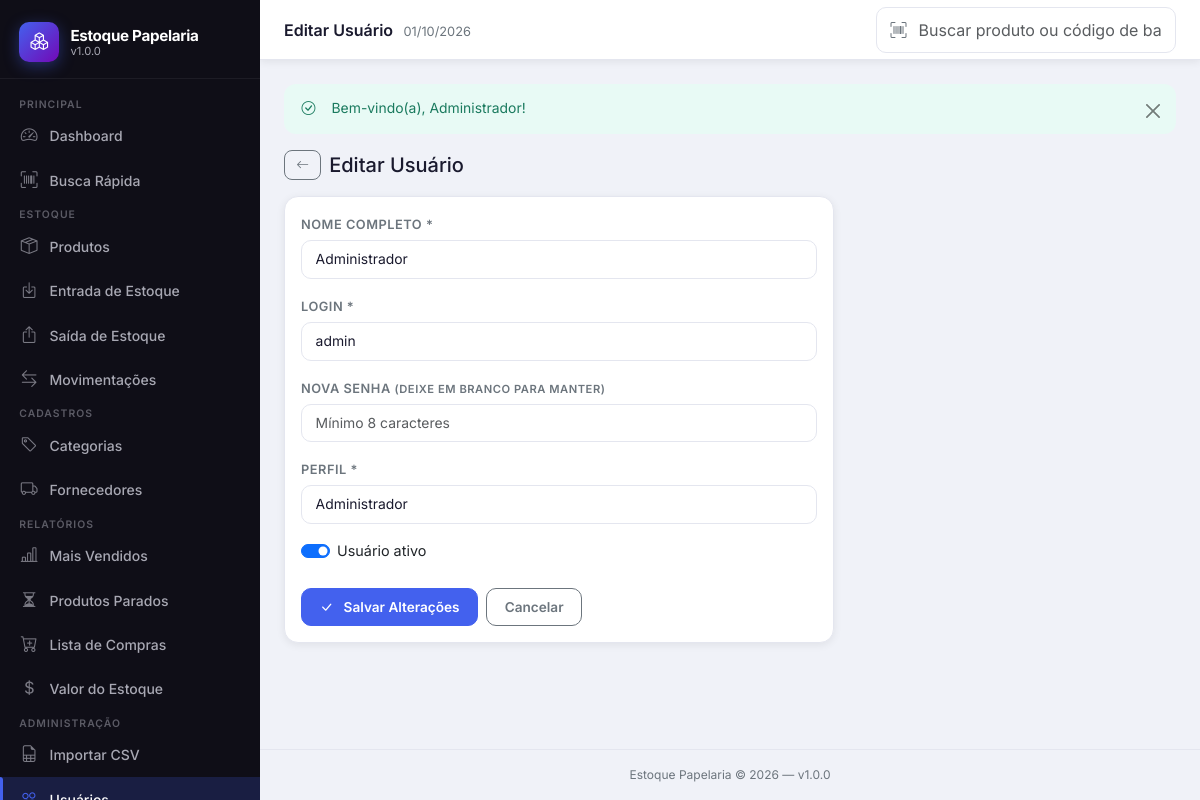
The page /radartechh/estoque/public/usuarios/editar/1 (signed in) on the database its author committed.
### tables this page shows
CREATE TABLE IF NOT EXISTS `usuarios` (
    `id`         INT UNSIGNED AUTO_INCREMENT PRIMARY KEY,
    `nome`       VARCHAR(100)  NOT NULL,
    `login`      VARCHAR(50)   NOT NULL UNIQUE,
    `senha_hash` VARCHAR(255)  NOT NULL,
    `perfil`     ENUM('admin','vendedor') NOT NULL DEFAULT 'vendedor',
    `ativo`      TINYINT(1)   NOT NULL DEFAULT 1,
    `criado_em`  DATETIME     NOT NULL DEFAULT CURRENT_TIMESTAMP,
    INDEX `idx_usuarios_login` (`login`),
    INDEX `idx_usuarios_ativo` (`ativo`)
);

### app/controllers/UsuariosController.php (called while the page is built, shortened)
<?php
require_once dirname(__DIR__) . '/models/UsuarioModel.php';
class UsuariosController
{
    private UsuarioModel $model;
    public function __construct()
    {
        $this->model = new UsuarioModel();
    }
    public function editar(?int $id = null): void
    {
        $usuario = $this->model->buscarPorId($id);
        $tituloPagina = 'Editar Usuário';
        require_once dirname(__DIR__) . '/views/usuarios/form.php';
    }
}

### config/database.php (called while the page is built, shortened)
<?php
function getDB(): PDO
{
    static $pdo = null;
    if ($pdo === null) {
        $dsn = sprintf(
            'mysql:host=%s;dbname=%s;charset=%s',
            DB_HOST,
            DB_NAME,
            DB_CHARSET
        );
        $opcoes = [
            PDO::ATTR_ERRMODE            => PDO::ERRMODE_EXCEPTION,
            PDO::ATTR_DEFAULT_FETCH_MODE => PDO::FETCH_ASSOC,
            PDO::ATTR_EMULATE_PREPARES   => false,
            PDO::MYSQL_ATTR_INIT_COMMAND => "SET NAMES utf8mb4 COLLATE utf8mb4_unicode_ci",
        ];
        try {
            $pdo = new PDO($dsn, DB_USER, DB_PASS, $opcoes);
        } catch (PDOException $e) {
            if (APP_DEBUG) {
                throw $e;
            }
            die('Não foi possível conectar ao banco de dados. Contate o administrador.');
        }
    }
    return $pdo;
}

### app/models/UsuarioModel.php (called while the page is built, shortened)
<?php
class UsuarioModel
{
    private PDO $db;
    public function __construct()
    {
        $this->db = getDB();
    }
    public function buscarPorId(int $id): array|false
    {
        $stmt = $this->db->prepare(
            'SELECT id, nome, login, perfil, ativo, criado_em
               FROM usuarios
              WHERE id = :id
              LIMIT 1'
        );
        $stmt->execute([':id' => $id]);
        return $stmt->fetch();
    }
}

### app/views/usuarios/form.php (the view, shortened to what this page needs)
<?php
$editando    = !empty($usuario);
$dadosSalvos = $_SESSION['form_dados'] ?? [];
$nome   = e($dadosSalvos['nome']   ?? ($usuario['nome']   ?? ''));
$login  = e($dadosSalvos['login']  ?? ($usuario['login']  ?? ''));
$perfil =    $dadosSalvos['perfil'] ?? ($usuario['perfil'] ?? 'vendedor');
$ativo  = isset($dadosSalvos['ativo']) ? (bool)$dadosSalvos['ativo'] : (bool)($usuario['ativo'] ?? true);
$tituloPagina = $tituloPagina ?? ($editando ? 'Editar Usuário' : 'Novo Usuário');
require_once dirname(__DIR__) . '/layouts/header.php';
?>
<div class="d-flex align-items-center gap-2 mb-3">
  <a href="<?= APP_URL ?>/usuarios" class="btn btn-sm btn-outline-secondary">
    <i class="bi bi-arrow-left"></i>
  </a>
  <h2 class="h5 fw-700 mb-0"><?= $tituloPagina ?></h2>
</div>
<div class="card" style="max-width:550px;">
  <div class="card-body">
    <form method="POST"
          action="<?= APP_URL . ($editando ? '/usuarios/atualizar' : '/usuarios/salvar') ?>"
          id="form-usuario"
          novalidate>
      <div class="mb-3">
        <label for="nome" class="form-label">Nome completo *</label>
        <input type="text" id="nome" name="nome" class="form-control"
               value="<?= $nome ?>" maxlength="100" required autofocus>
      </div>
      <div class="mb-3">
        <label for="login" class="form-label">Login *</label>
        <input type="text" id="login" name="login" class="form-control"
               value="<?= $login ?>" maxlength="50" required
               pattern="[a-zA-Z0-9._-]+"
               title="Apenas letras, números, ponto, hífen e sublinhado">
      </div>
      <div class="mb-3">
        <label for="<?= $editando ? 'nova_senha' : 'senha' ?>" class="form-label">
          <?= $editando ? 'Nova Senha <small class="text-secondary">(deixe em branco para manter)</small>' : 'Senha *' ?>
        </label>
        <input type="password"
               id="<?= $editando ? 'nova_senha' : 'senha' ?>"
               name="<?= $editando ? 'nova_senha' : 'senha' ?>"
               class="form-control"
               <?= $editando ? '' : 'required' ?>
               minlength="8"
               maxlength="128"
               placeholder="Mínimo 8 caracteres">
      </div>
      <div class="mb-3">
        <label for="perfil" class="form-label">Perfil *</label>
        <select id="perfil" name="perfil" class="form-select" required>
          <option value="admin"    <?= $perfil === 'admin'    ? 'selected' : '' ?>>Administrador</option>
        </select>
      </div>
      <?php if ($editando): ?>
      <div class="mb-4">
        <div class="form-check form-switch">
          <input class="form-check-input" type="checkbox"
                 id="ativo" name="ativo" value="1"
                 <?= $ativo ? 'checked' : '' ?>>
          <label class="form-check-label" for="ativo">Usuário ativo</label>
        </div>
      </div>
      <?php endif; ?>
      <div class="d-flex gap-2">
        <button type="submit" class="btn btn-primary" id="btn-salvar-usuario">
          <i class="bi bi-check-lg me-1"></i>
          <?= $editando ? 'Salvar Alterações' : 'Criar Usuário' ?>
        </button>
        <a href="<?= APP_URL ?>/usuarios" class="btn btn-outline-secondary">Cancelar</a>
      </div>
    </form>
  </div>
</div>
<?php require_once dirname(__DIR__) . '/layouts/footer.php'; ?>

### public/assets/css/estoque.css (style rules this page uses)
*, *::before, *::after { box-sizing: border-box; }
:root { --cor-primary: #4361ee; --cor-primary-dark: #3651d4; --cor-primary-light: #eef1fd; --cor-secondary: #7209b7; --cor-success: #2ec4b6; --cor-warning: #f4a261; --cor-danger: #e63946; --cor-info: #4cc9f0; --sidebar-bg: #0f0e17; --sidebar-width: 260px; --sidebar-text: #a8a8b3; --sidebar-text-hover:#ffffff; --sidebar-active-bg: rgba(67, 97, 238, 0.20); --sidebar-border: rgba(255,255,255,0.06); --body-bg: #f0f2f8; --card-bg: #ffffff; --text-primary: #1a1a2e; --text-secondary: #6c757d; --border-color: #e4e6ef; --shadow-sm: 0 2px 8px rgba(0,0,0,.07); --shadow-md: 0 4px 20px rgba(0,0,0,.10); --shadow-lg: 0 8px 40px rgba(0,0,0,.14); --transition: all 0.22s ease; }
html { scroll-behavior: smooth; }
body { font-family: 'Inter', sans-serif; background: var(--body-bg); color: var(--text-primary); font-size: 0.9rem; min-height: 100vh; margin: 0; }
a { text-decoration: none; transition: var(--transition); }
.card { background: var(--card-bg); border: 1px solid var(--border-color); border-radius: 14px; box-shadow: var(--shadow-sm); transition: var(--transition); }
.form-control, .form-select { border: 1.5px solid var(--border-color); border-radius: 10px; padding: 0.5rem 0.85rem; font-size: 0.87rem; color: var(--text-primary); transition: var(--transition); background: #fff; }
.form-label { font-weight: 600; font-size: 0.8rem; color: var(--text-secondary); margin-bottom: 0.35rem; text-transform: uppercase; letter-spacing: 0.04em; }
.btn { border-radius: 10px; font-weight: 600; font-size: 0.85rem; padding: 0.5rem 1.1rem; transition: var(--transition); display: inline-flex; align-items: center; gap: 0.4rem; }
.btn-primary { background: var(--cor-primary); border-color: var(--cor-primary); color: #fff; }
.btn-sm { padding: 0.3rem 0.7rem; font-size: 0.8rem; border-radius: 8px; }

### rows shown on the page
usuarios: nome "Administrador", login "admin", perfil "Administrador", ativo "☑"

### other values the page prints
APP_NAME "Estoque Papelaria"
APP_VERSION "1.0.0"
$tituloPagina "Editar Usuário"
$_SESSION['flash_sucesso'] "Bem-vindo(a), Administrador!"
